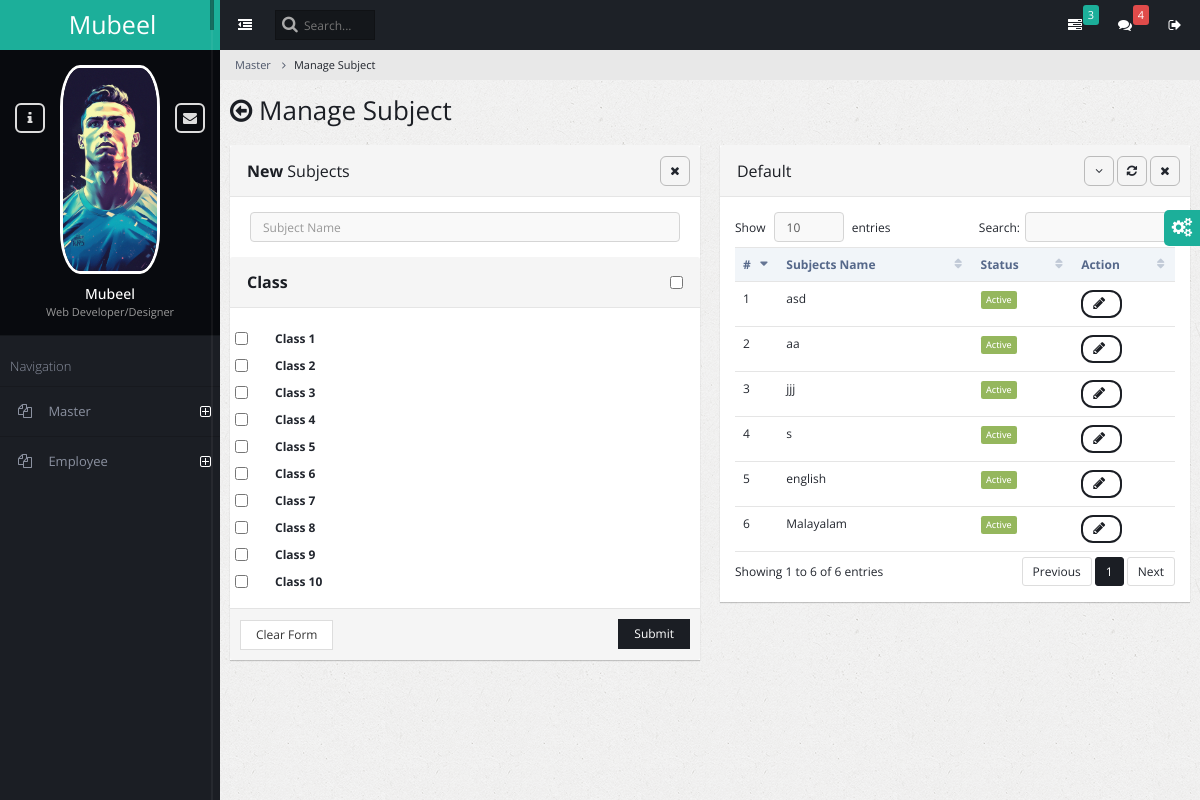
The app's page /admin_subject_manage/, older data.
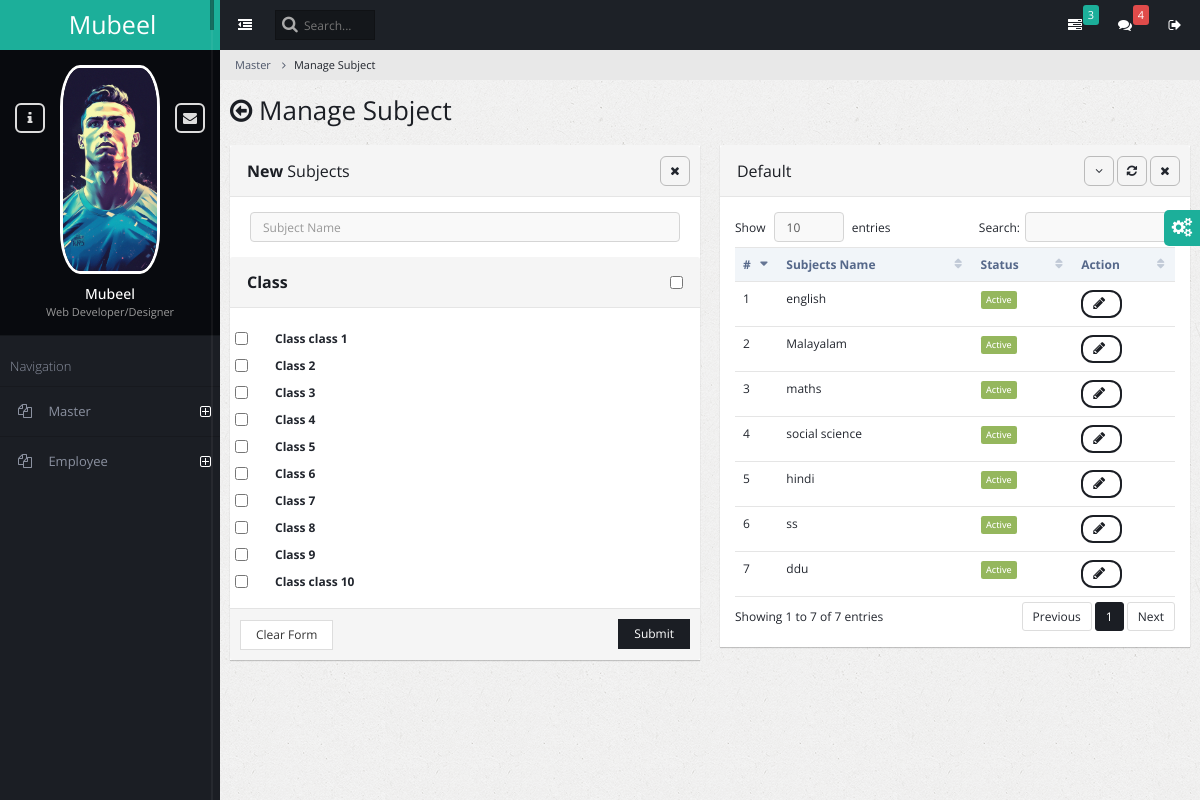
The same page, newer data.
### admin_master/models.py (models this page shows)
class AmsClass(models.Model):
    class_name = models.CharField(max_length=150)
    status = models.BooleanField(default=True)

class AmsSubject(models.Model):
    subject_name = models.CharField(max_length=150)
    class_name = models.ManyToManyField('AmsClass')
    status = models.BooleanField(default=True)

### admin_master/views.py (the view, shortened to what this page needs)
# urls.py: path('admin_subject_manage/', views.admin_subject_manage, name='admin_subject_manage'),
def admin_subject_manage(request):
    classes = AmsClass.objects.all()
    subjects = AmsSubject.objects.all()
    return render(request, 'admin_master_subject_manage.html', {'classes': classes, 'subjects': subjects})

### admin_master/templates/admin_master_subject_manage.html (shortened to what this page needs)
{% extends "base.html" %}
{% block content %}
<ul class="breadcrumb">
    <li><a href="#">Master</a></li>
    <li class="active">Manage Subject</li>
</ul>
<div class="content-frame-top">
    <div class="page-title">
        <h2><span class="fa fa-arrow-circle-o-left"></span> Manage Subject</h2>
    </div>
</div>
<div class="page-content-wrap">
    <div class="row">
        <div class="col-md-6">
            <form class="form-horizontal" method="post" enctype="multipart/form-data">
            <div class="panel panel-default">
                <div class="panel-heading">
                    <h3 class="panel-title"><strong>New </strong> Subjects</h3>
                    <ul class="panel-controls">
                        <li><a href="#" class="panel-remove"><span class="fa fa-times"></span></a></li>
                    </ul>
                </div>
                <div class="panel-body">
                    <div class="row">
                        <div class="col-md-12">
                            <div class="form-group">
                                <div class="col-md-12 col-xs-12">
                                    <input type="text" required autofocus name='subject_name' class="form-control" placeholder="Subject Name"/>
                                </div>
                            </div>
                        </div>
                    </div>
                </div>
                <div class="panel-heading">
                    <h3 class="panel-title"><strong>Class </strong></h3>
                    <ul class="panel-controls">
                        <li><div class="checkbox">
                            <input type="checkbox"
                            class="classCheckbox"
                            {% comment %} class="icheckbox" {% endcomment %}
                             id="selectAllCheckbox" onclick="checkAll()" />
                        </div></li>
                    </ul>
                </div>
                <div class="panel-body">
                    <div class="row">
                        <div class="col-md-12">
                            {% for class in classes %}
                            <div class="checkbox">
                                <input type="checkbox" name="classes" id="class_id" class="classCheckbox" value="{{class.id}}"/>
                                <label style="font-weight: bold;">Class {{class.class_name}}</label>
                            </div>
                        {% endfor %}
                        </div>
                    </div>
                </div>
                <div class="panel-footer">
                    <input type="reset" value="Clear Form" class="btn btn-default">
                    <button class="btn btn-primary pull-right">Submit</button>
                </div>
            </div>
        </form>
        </div>
        <div class="col-md-6">
            <div class="panel panel-default">
                <div class="panel-heading">
                    <h3 class="panel-title">Default</h3>
                    <ul class="panel-controls">
                        <li><a href="#" class="panel-collapse"><span class="fa fa-angle-down"></span></a></li>
                        <li><a href="#" class="panel-refresh"><span class="fa fa-refresh"></span></a></li>
                        <li><a href="#" class="panel-remove"><span class="fa fa-times"></span></a></li>
                    </ul>
                </div>
                <div class="panel-body">
                    <table class="table datatable">
                        <thead>
                            <tr>
                                <th>#</th>
                                <th>Subjects Name</th>
                                <th>Status</th>
                                <th>Action</th>
                            </tr>
                        </thead>
                        <tbody>
                            {% for Subject in subjects %}
                            <tr id="{{Subject.id}}" >
                                <td>{{ forloop.counter }}</td>
                                <td>{{ Subject.subject_name }}</td>
                                <td>
                                    {% if Subject.status %}
                                    <span class="label label-success ">Active</span>
                                    {% else %}
                                    <span class="label label-danger label-form">Deactive</span>
                                    {% endif %}
                                </td>
                                <td>
                                    <button class="btn btn-primary btn-rounded" onclick="edit_subject_row({{Subject.id}})">
                                        <span id ="spinner{{Subject.id}}" class="fa fa-pencil"></span>
                                    </button>
                                </td>
                            </tr>
                        {% endfor %}
                        </tbody>
                    </table>
                </div>
    </div>
</div>
{% endblock content %}

### admin_general/templates/base.html (shortened to what this page needs)
{% load static %}
<!DOCTYPE html>
<html lang="en">
    <head>
        <link rel="stylesheet" type="text/css" id="theme" href="{% static "css/theme-default.css" %}"/>
    </head>
    <body>
        <div class="page-container">
            <div class="page-sidebar">
                <ul class="x-navigation">
                    <li class="xn-logo">
                        <a href="index.html">Mubeel</a>
                    </li>
                    <li class="xn-profile">
                        <div class="profile">
                            <div class="profile-image">
                                <img src="{% static "assets/images/users/avatar.jpg" %}" alt="John Doe"/>
                            </div>
                            <div class="profile-data">
                                <div class="profile-data-name">Mubeel</div>
                                <div class="profile-data-title">Web Developer/Designer</div>
                            </div>
                            <div class="profile-controls">
                                <a href="pages-profile.html" class="profile-control-left"><span class="fa fa-info"></span></a>
                                <a href="pages-messages.html" class="profile-control-right"><span class="fa fa-envelope"></span></a>
                            </div>
                        </div>
                    </li>
                    <li class="xn-title">Navigation</li>
                    <li class="xn-openable">
                        <a href="#"><span class="fa fa-files-o"></span> <span class="xn-text">Master</span></a>
                    </li>
                    <li class="xn-openable">
                        <a href="#"><span class="fa fa-files-o"></span> <span class="xn-text">Employee</span></a>
                    </li>
                </ul>
            </div>
            <div class="page-content">
                <ul class="x-navigation x-navigation-horizontal x-navigation-panel">
                    <li class="xn-icon-button">
                        <a href="#" class="x-navigation-minimize"><span class="fa fa-dedent"></span></a>
                    </li>
                    <li class="xn-search">
                        <form role="form">
                            <input type="text" name="search" placeholder="Search..."/>
                        </form>
                    </li>
                    <li class="xn-icon-button pull-right">
                        <a href="#" class="mb-control" data-box="#mb-signout"><span class="fa fa-sign-out"></span></a>
                    </li>
                    <li class="xn-icon-button pull-right">
                        <a href="#"><span class="fa fa-comments"></span></a>
                        <div class="informer informer-danger">4</div>
                    </li>
                    <li class="xn-icon-button pull-right">
                        <a href="#"><span class="fa fa-tasks"></span></a>
                        <div class="informer informer-warning">3</div>
                    </li>
                </ul>
                <div class="page-content-wrap">
                {% block content %}{% endblock content %}
                </div>
            </div>
        </div>
    </body>
</html>

Row changes from the older to the newer data that the page shows:
removed AmsSubject: subject_name "asd", status "Active"
removed AmsSubject: subject_name "aa", status "Active"
removed AmsSubject: subject_name "jjj", status "Active"
removed AmsSubject: subject_name "s", status "Active"
changed AmsClass: class_name "1" → "class 1"
changed AmsClass: class_name "10" → "class 10"
added AmsSubject: subject_name "maths", status "Active"
added AmsSubject: subject_name "social science", status "Active"
added AmsSubject: subject_name "hindi", status "Active"
added AmsSubject: subject_name "ss", status "Active"
added AmsSubject: subject_name "ddu", status "Active"
Text that changed along with them:
text written by a page script: "Show entries Search: Showing 1 to 6 of 6 entries Previous 1 Next" → "Show entries Search: Showing 1 to 7 of 7 entries Previous 1 Next"
